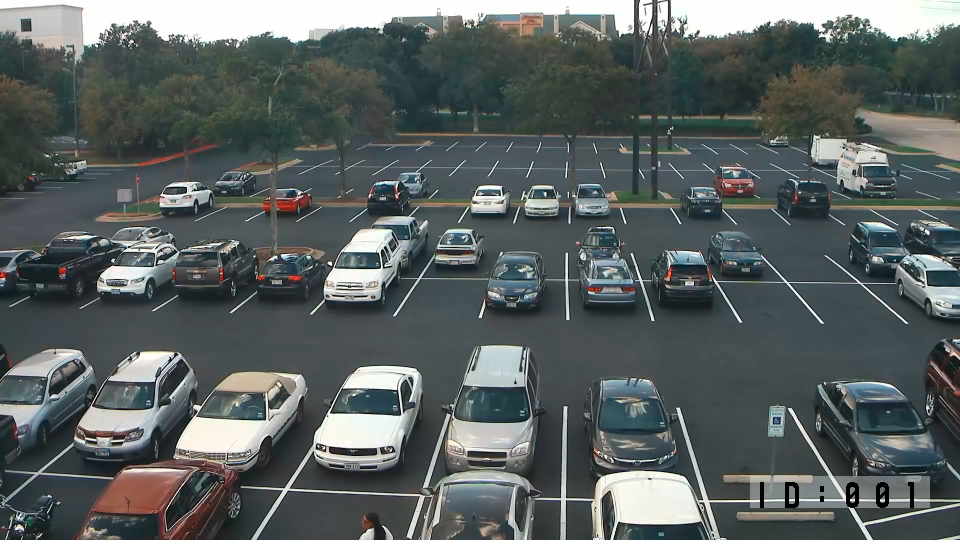
#> input picture parking side view camera/carPark.jpg, 1920 x 1088 px, found by its file name (shown at 1/2 size)
$ python createSlots.py
#> lines starting #> are read from the running program, lines starting #| are printed output that depends on the picture
from itertools import count
import numpy as np
import cv2
from copy import copy
import pickle

#events=[i for i in dir(cv2) if'EVENT' in i]
#print(events)

counter = 0
myList = []
List = []

try:
    with open('parkingSlots', 'rb') as f:
        myList = pickle.load(f)
        print(myList)
except:
    myList = []

def click_event(event,x,y,flags,param):
    global original
    global counter
    global img
    global List
    global myList
    if event==cv2.EVENT_LBUTTONDOWN:
        if(counter == 0):
            List = []
            img = copy(original)
        counter += 1
        List.append((x, y))
        # [4 lines of commented-out code are left out]
        cv2.circle(img, (x,y), 2, (255,255,0), 2)
        cv2.imshow('image',img)
        if(counter % 4 == 0):
            myList.append(List)
            counter = 0

    if event==cv2.EVENT_RBUTTONDOWN:
        with open('parkingSlots', 'wb') as f:
            pickle.dump(myList, f)


def click_event_second(event,x,y,flags,param):
    if event==cv2.EVENT_LBUTTONDOWN:
        blue=img[y,x,0]
        green=img[y,x,1]
        red=img[y,x,2]
        cv2.circle(img,(x,y),3,(0,0,255),-1)
        mycolorImage=np.zeros((512,512,3),np.uint8)
        mycolorImage[:]=[blue,green,red]
        cv2.imshow('color',mycolorImage)


#img=np.zeros((512,512,3),np.uint8)
img=cv2.imread('carPark.jpg')
#> img is the input picture: shape (1088, 1920, 3); mean B, G, R 97.6, 98.1, 90.8
img=cv2.resize(img, (700, 500))
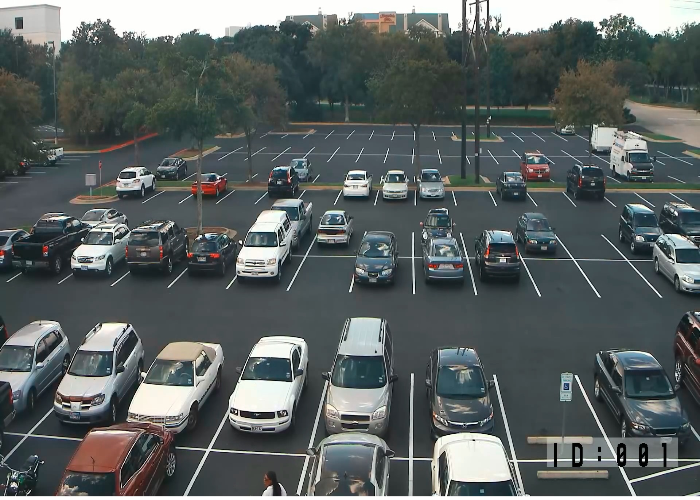
#> img: shape (500, 700, 3); mean B, G, R 97.6, 98.1, 90.8
original = copy(img)


cv2.imshow('image',img)
cv2.setMouseCallback('image',click_event)
cv2.waitKey(0)
